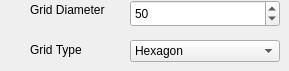
            <widget class="QWidget" name="widgetCreateGridRadiance">
             <widget class="QLabel" name="labelDiameterGrid">
              <property name="geometry">
               <rect>
                <x>30</x>
                <y>0</y>
                <width>81</width>
                <height>20</height>
               </rect>
              </property>
              <property name="text">
               <string>Grid Diameter</string>
              </property>
             </widget>
             <widget class="QLabel" name="labelGridType">
              <property name="geometry">
               <rect>
                <x>30</x>
                <y>40</y>
                <width>81</width>
                <height>20</height>
               </rect>
              </property>
              <property name="text">
               <string>Grid Type</string>
              </property>
             </widget>
             <widget class="QComboBox" name="gridTypeRadiance">
              <property name="geometry">
               <rect>
                <x>130</x>
                <y>40</y>
                <width>150</width>
                <height>22</height>
               </rect>
              </property>
              <property name="currentText">
               <string>Hexagon</string>
              </property>
              <property name="currentIndex">
               <number>2</number>
              </property>
              <property name="duplicatesEnabled">
               <bool>false</bool>
              </property>
              <item>
               <property name="text">
                <string>Rectangle</string>
               </property>
              </item>
              <item>
               <property name="text">
                <string>Diamond</string>
               </property>
              </item>
              <item>
               <property name="text">
                <string>Hexagon</string>
               </property>
              </item>
             </widget>
             <widget class="QgsDoubleSpinBox" name="gridSizeRadiance">
              <property name="geometry">
               <rect>
                <x>130</x>
                <y>0</y>
                <width>150</width>
                <height>27</height>
               </rect>
              </property>
              <property name="decimals">
               <number>0</number>
              </property>
              <property name="minimum">
               <double>25.000000000000000</double>
              </property>
              <property name="maximum">
               <double>1000.000000000000000</double>
              </property>
              <property name="value">
               <double>50.000000000000000</double>
              </property>
             </widget>
            </widget>
